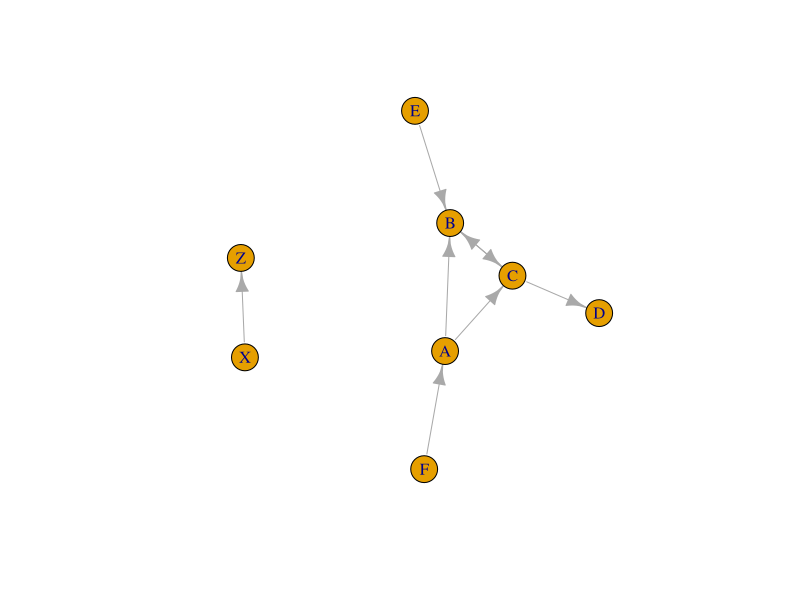
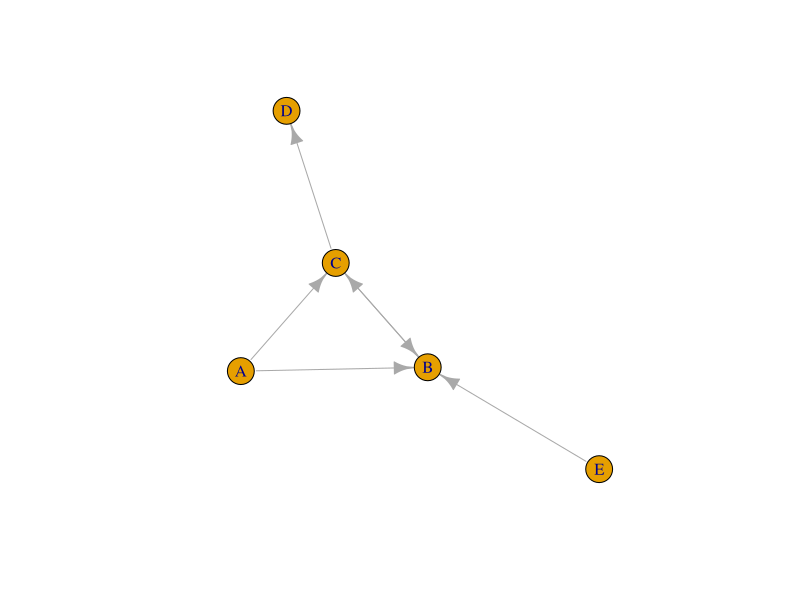
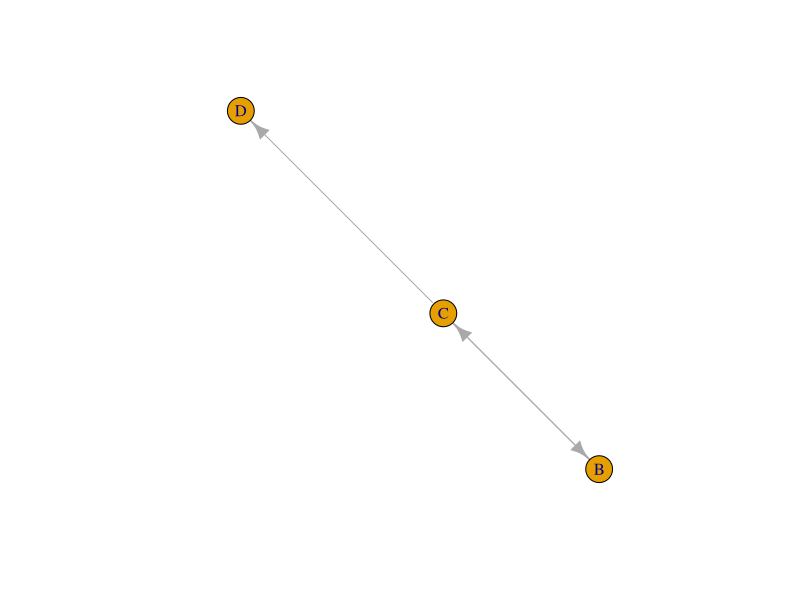
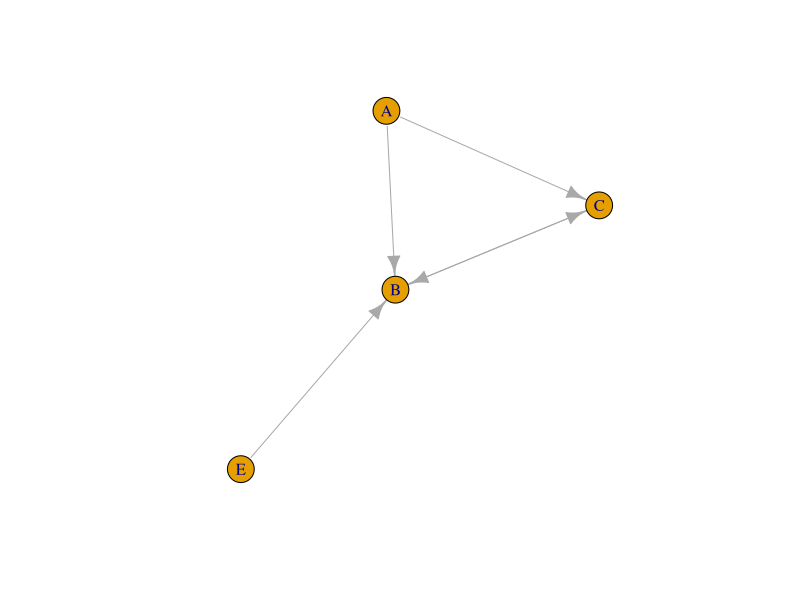
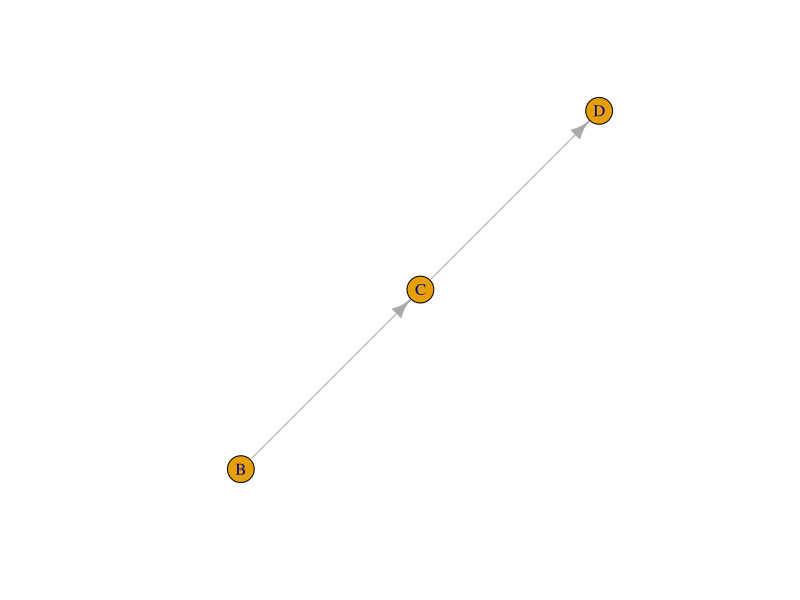
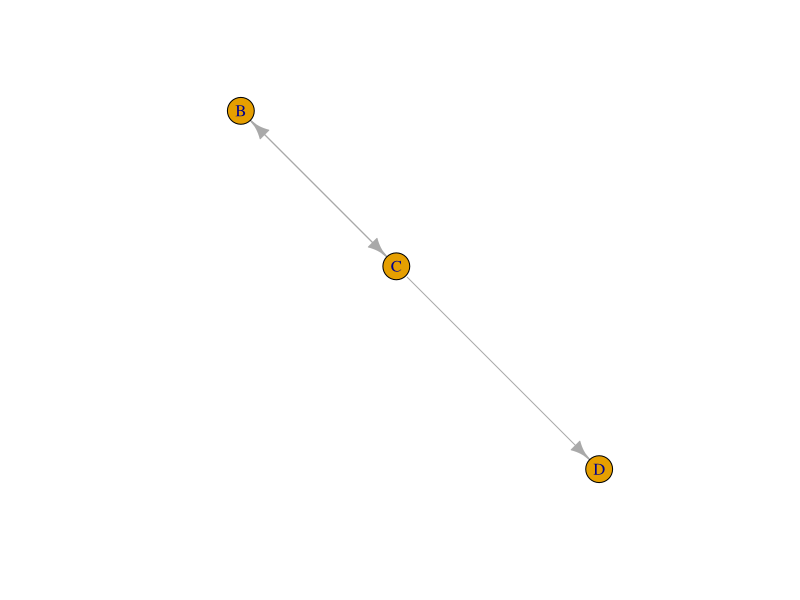
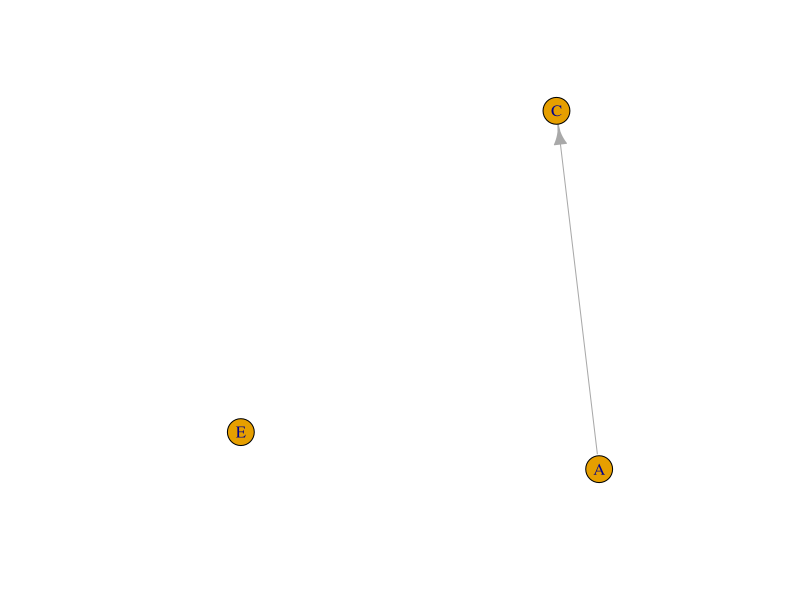
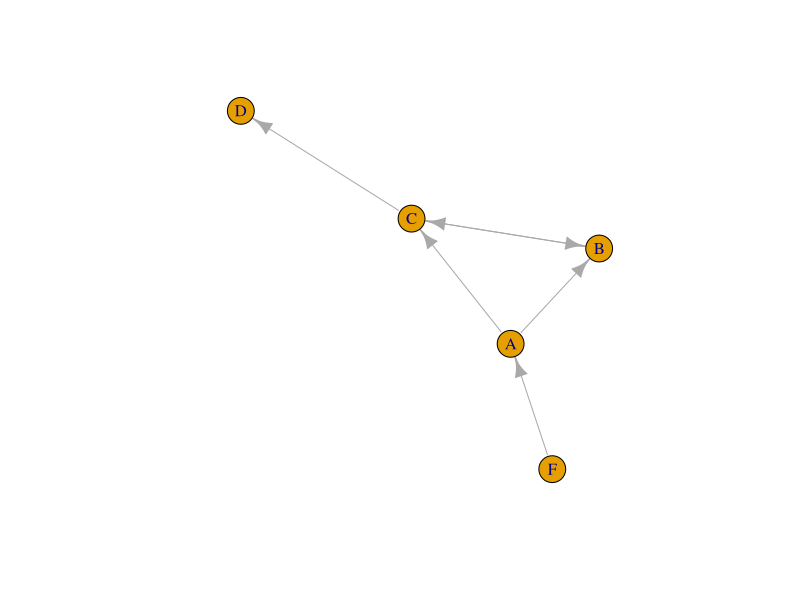

R code for these plots, in order:
library(igraph)

el <- read.table(text="
A B
B C
C B
C D
A C
E B
F A
X Z")


g <- graph_from_data_frame(el)
plot(g)

### define a selection of vertices, or paired from/to vertices defining edges
sel <- c("B","C")
self <- c("B","C")
selt <- c("C","D")


##############################
######## SELECT EDGES ########
##############################

## select the edges which have one of the listed vertices at either end
sg <- subgraph.edges(g, E(g)[ .inc(sel) ])
sg
plot(sg)

## select the edges which have have a start point in the selection
sg <- subgraph.edges(g, E(g)[ .from(sel) ])
sg
plot(sg)

## select the edges which have have an end point in the selection
sg <- subgraph.edges(g, E(g)[ .to(sel) ])
sg
plot(sg)

## select edges between points, in the specific direction (directed graph)
sg <- subgraph.edges(g, E(g)[ self %->% selt ])
sg
plot(sg)

## select edges between points, regardless of direction
sg <- subgraph.edges(g, E(g)[ self %--% selt ])
sg
plot(sg)


## can also just get the ends/vertices at each end of edges doing something like
ends(g, E(g)[.inc(sel)])
   ## which you can regenerate a graph from
graph_from_edgelist(ends(g, E(g)[.inc(sel)]))


#################################
######## SELECT VERTICES ########
#################################

sel <- c("A","C","E")

## Straight select to only keep the listed vertices 
## Appears to not include 'E' as it is not connected
## but it is there if you plot it.
sg <- induced_subgraph(g, V(g)[sel] )
sg
plot(sg)


## select neighbours of the selection (both in and out neighbours for directed graphs)
sg <- induced_subgraph(g, V(g)[ .nei(sel) ])
sg
plot(sg)
## A has neighbours - B C F, set is B C F
## C has neighbours - A B D, set is A B C D F
## E has neighbours - B,     set is A B C D F 
## so just E will get dropped from the main cluster, along with X and Z

## just 'in' neighbours
sg <- induced_subgraph(g, V(g)[ .innei(sel) ])
sg
plot(sg)

## just 'out' neighbours
sg <-induced_subgraph(g, V(g)[ .outnei(sel) ])
sg
plot(sg)




### more complicated selections - not sure these are useful

## select vertices in edge list, at any point
## i.e. all vertices in all edges that include A/C/E at all
sg <- induced_subgraph(g, V(g)[ .inc(E(g)[ .inc(sel) ]) ])
sg
plot(sg)

## can also specify whether at start or end of the edge
## vertices in edges starting at A/C/E
sg <- induced_subgraph(g, V(g)[ .inc(E(g)[ .from(sel) ]) ])
sg
plot(sg)

## vertices in edges ending at A/C/E
sg <- induced_subgraph(g, V(g)[ .inc(E(g)[ .to(sel) ]) ])
sg
plot(sg)

## all vertices in edges containing A/C/E, where A/C/E has an outward 'from' connection
sg <- induced_subgraph(g, V(g)[ .from(E(g)[ .inc(sel) ]) ])
sg
par(mfrow=c(1,2))
plot(g)
plot(sg)

## all vertices in edges containing A/C/E, where A/C/E has an inward 'to' connection
sg <- induced_subgraph(g, V(g)[ .to(E(g)[ .inc(sel) ]) ])
sg
par(mfrow=c(1,2))
plot(g)
plot(sg)





###############################
### DELETING EDGES/VERTICES ###
###############################


## remove vertices
sg <- g - vertices(sel)
sg <- g - V(g)[sel]
sg <- delete_vertices(g, sel)
sg
plot(sg)


## remove edges using any of the selection methods above
## or manually specify one
sg <- g - E(g)[ .to(sel) ]
sg <- g - E(g)[ self %->% selt ]
sg <- g - edges("B|C", "C|D")
sg <- delete_edges(g, c("B|C", "C|D"))
sg
plot(sg)



#############################
### ADDING EDGES/VERTICES ###
#############################

## Add edges - have to be between vertices
## that already exist, not totally new ones.
## c("A","B","C","D") will make A--B and C--D edges
## Need to add vertices first if want to add a new edge
add_edges(g, c("A", "B"))
g + edges(c("A", "B"))

## add vertices
g + vertices(c("G","H"))
add_vertices(g, 2, attr=list(name=c("G","H")))

## add vertices + join with an edge
g + vertices(c("G","H")) + edges(c("G","H"))
## or even native pipe it
g |> add_vertices(nv=2, attr=list(name=c("G","H"))) |> add_edges(edges=c("G","H"))



##################
### COMPONENTS ###
##################

## get the components (or clusters)
cmp <- components(g)

## add them back to the main object
V(g)[names(cmp$membership)]$group <- cmp$membership

data.frame(vertex = V(g)$name, group = V(g)$group)
